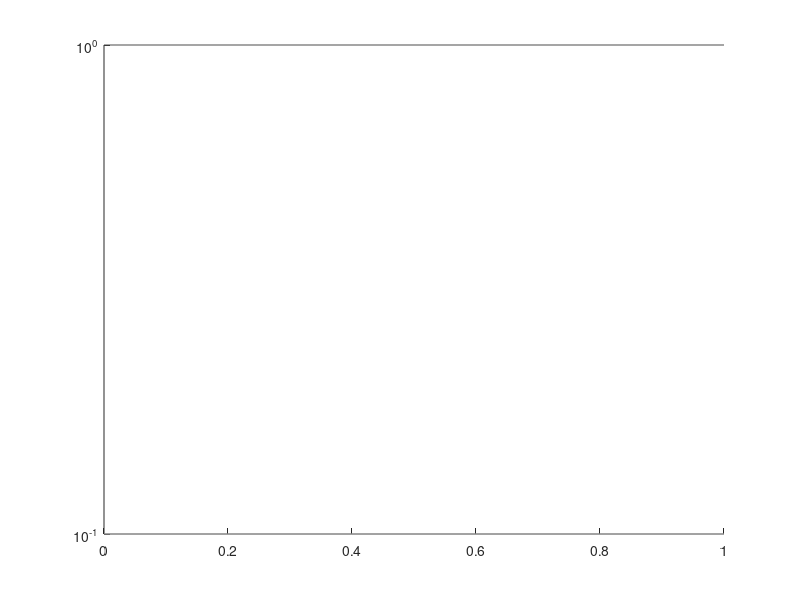

The MATLAB script that drew this image: (Note: this script raises an error after producing the figure.)
%% claude_catalog_conv_2016b.m — CONVERGENCE / MINIMUM-NODES figures (Prom.3 #4)
%  MATLAB R2016b-COMPATIBLE VARIANT of claude_catalog_conv.m. Identical output
%  (same figures, same data) — the only unavailable-before-R2018b function,
%  yline(y,...), is replaced with plot(xlim,[y y],...). Do not edit
%  claude_catalog_conv.m to match this file or vice versa — keep both in
%  sync by hand if the figures change (no-rewrite rule).
%  ------------------------------------------------------------------------
%  Standalone "efficiency & minimum nodes per direction" study for Chapter 4.
%  Four refinement ladders: radial N_r, axial N_z, layers N_L, time-step dt.
%  Per ladder, a 2x2 figure:
%     (a) Sigma_thth(xi) profile overlay   (b) T*(xi) profile overlay
%     (c) convergence: L2 profile error + inner-hoop error vs node count (semilog)
%     (d) cost: N_dof (clean serial solve time for the N_z ladder)
%  Plus a master error-vs-Ndof figure (which direction is binding).
%  Anchor = BASE (N_r15, N_z11, N_L7, dt1), common to every ladder.
%  New revision file; reads param_studies_ch4; modifies nothing else.
clearvars; clc; close all;
CLROOT='c:/Users/InfosaicUser/Desktop/MSc/Lord-Shulman-theory-thermoelastic-cylinder/claude';
pdir=fullfile(CLROOT,'param_studies_ch4'); cdir=fullfile(CLROOT,'figures_ch4'); if ~exist(cdir,'dir'), mkdir(cdir); end
T_inf=300; E_ref=4.433e9; nu_ref=0.3395; alp_ref=5.9814e-5;
Sst=@(s)(1+nu_ref).*s./(E_ref.*alp_ref.*T_inf);
Tst=@(T)(T-T_inf)./T_inf;
xic=linspace(0,1,200)';                 % common grid for L2 error

L(1)=struct('nm','conv_Nr','cases',{{'SM_NR07','SM_NR09','SM_NR11','SM_NR13','BASE'}},...
    'val',[7 9 11 13 15],'xl','N_r  (radial nodes / layer)','ct','Ndof','cost',[]);
L(2)=struct('nm','conv_Nz','cases',{{'SM_NZ05','SM_NZ07','SM_NZ09','BASE','SM_NZ13','SM_NZ15'}},...
    'val',[5 7 9 11 13 15],'xl','N_z  (axial nodes)','ct','time','cost',[90 198 349 NaN 987 1630]);
L(3)=struct('nm','conv_NL','cases',{{'L_NL_3','L_NL_5','BASE','L_NL_9','L_NL_15'}},...
    'val',[3 5 7 9 15],'xl','N_L  (layers)','ct','Ndof','cost',[]);
L(4)=struct('nm','conv_dt','cases',{{'TI_DT_05','BASE','TI_DT_20','TI_DT_50'}},...
    'val',[0.5 1 2 5],'xl','\Deltat  (s)','ct','steps','cost',[]);

master=struct('lab',{},'nd',{},'er',{});
for li=1:numel(L)
    cs=L(li).cases; nv=L(li).val; nc=numel(cs); D=cell(1,nc); ok=true;
    for ci=1:nc
        f=fullfile(pdir,[cs{ci} '.mat']);
        if ~exist(f,'file'), fprintf('MISS %s\n',cs{ci}); ok=false; break; end
        D{ci}=load(f,'S_tt','T_all','r_all','r_nodes','NL','N_r','N_z');
    end
    if ~ok, continue; end
    if strcmp(L(li).nm,'conv_dt'), ref=1; else, ref=nc; end   % finest = last (dt: first)
    getxi=@(d)(d.r_all(:)-d.r_nodes{1}(1))/(d.r_nodes{end}(end)-d.r_nodes{1}(1));
    dd=@(x,y) deal_unique(x,y);
    [xr,Sr]=dd(getxi(D{ref}),Sst(D{ref}.S_tt)); Sref=interp1(xr,Sr,xic,'pchip');
    eL2=zeros(1,nc); ein=zeros(1,nc); nd=zeros(1,nc);
    for ci=1:nc
        d=D{ci}; [xu,Su]=dd(getxi(d),Sst(d.S_tt)); Si=interp1(xu,Su,xic,'pchip');
        eL2(ci)=100*norm(Si-Sref)/norm(Sref);
        S=Sst(d.S_tt); ein(ci)=100*abs(S(1)-Sr(1))/abs(Sr(1));
        nd(ci)=3*d.NL*d.N_r*d.N_z;
    end

    cmap=lines(nc);
    fg=figure('Position',[20 40 1200 900],'Color','w','Name',L(li).nm);
    subplot(2,2,1); hold on;
    for ci=1:nc, d=D{ci}; plot(getxi(d),Sst(d.S_tt),'-','Color',cmap(ci,:),'LineWidth',1.4); end
    fin(gca,'\xi','\Sigma_{\theta\theta}','(a) hoop-stress profile'); legend(lg(nv,L(li).nm),'Location','best','FontSize',8);
    subplot(2,2,2); hold on;
    for ci=1:nc, d=D{ci}; plot(getxi(d),Tst(d.T_all),'-','Color',cmap(ci,:),'LineWidth',1.4); end
    fin(gca,'\xi','T^*','(b) temperature profile');
    subplot(2,2,3);
    semilogy(nv,max(eL2,1e-4),'ko-','LineWidth',1.5,'MarkerFaceColor','k'); hold on;
    semilogy(nv,max(ein,1e-4),'s-','Color',[.55 .55 .55],'LineWidth',1.2,'MarkerFaceColor',[.55 .55 .55]);
    plot(xlim,[1 1],'-','Color',[0.3 0.3 0.3]); plot(xlim,[0.1 0.1],'-','Color',[0.7 0.7 0.7]); fin(gca,L(li).xl,'rel. error vs finest (%)','(c) convergence');
    legend({'L_2 profile','inner hoop','1%','0.1%'},'Location','best','FontSize',8);
    subplot(2,2,4);
    if strcmp(L(li).ct,'time'), cc=L(li).cost; m=~isnan(cc);
        plot(nv(m),cc(m),'ko-','LineWidth',1.5,'MarkerFaceColor','k'); yl='solve time (s, serial)';
    elseif strcmp(L(li).ct,'steps'), plot(nv,3000./nv,'ko-','LineWidth',1.5,'MarkerFaceColor','k'); yl='N_{steps}';
    else, plot(nv,nd,'ko-','LineWidth',1.5,'MarkerFaceColor','k'); yl='N_{dof}=3 N_L N_r N_z'; end
    fin(gca,L(li).xl,yl,'(d) cost');
    print(fg,fullfile(cdir,[L(li).nm '.png']),'-dpng','-r140'); savefig(fg,fullfile(cdir,[L(li).nm '.fig'])); close(fg);
    fprintf('%s  L2err=[%s]  innerHoopErr=[%s] %%\n',L(li).nm,sprintf('%.3f ',eL2),sprintf('%.3f ',ein));
    if ~strcmp(L(li).nm,'conv_dt')        % dt does not change Ndof -> not on the Ndof master
        emr=eL2; emr(ref)=NaN;            % drop the self-reference (0-error) point -> no cliff
        master(end+1)=struct('lab',L(li).nm(6:end),'nd',nd,'er',emr); %#ok<SAGROW>
    end
end

fgm=figure('Position',[60 60 820 620],'Color','w','Name','conv_master'); hold on;
mk={'o','s','^','d'}; cm=lines(numel(master));
for i=1:numel(master), [ns,is]=sort(master(i).nd);
    semilogy(ns,master(i).er(is),['-' mk{i}],'Color',cm(i,:),'LineWidth',1.6,'MarkerFaceColor',cm(i,:),'MarkerSize',6); end
set(gca,'YScale','log'); plot(xlim,[1 1],'-','Color',[0.3 0.3 0.3]); plot(xlim,[0.1 0.1],'-','Color',[0.7 0.7 0.7]);
fin(gca,'N_{dof} = 3 N_L N_r N_z','L_2 error in hoop profile (%)','Minimum nodes: error vs problem size, by direction');
legend([{master.lab},{'1%','0.1%'}],'Location','best','FontSize',9);
print(fgm,fullfile(cdir,'conv_master.png'),'-dpng','-r140'); savefig(fgm,fullfile(cdir,'conv_master.fig')); close(fgm);
fprintf('conv figures done -> %s\n',cdir);

function fin(ax,xl,yl,tl) %#ok<INUSD>
    grid(ax,'on'); box(ax,'on'); set(ax,'FontName','Times New Roman','FontSize',10);
    xlabel(ax,xl); ylabel(ax,yl);
end
function [xu,yu]=deal_unique(x,y)
    [xu,iu]=unique(round(x(:),10)); yu=y(iu);
end
function s=lg(vals,nm)
    s=cell(1,numel(vals));
    for i=1:numel(vals)
        if contains(nm,'dt'), s{i}=sprintf('\\Deltat=%.1f',vals(i));
        elseif contains(nm,'Nr'), s{i}=sprintf('N_r=%d',vals(i));
        elseif contains(nm,'Nz'), s{i}=sprintf('N_z=%d',vals(i));
        else, s{i}=sprintf('N_L=%d',vals(i)); end
    end
end
